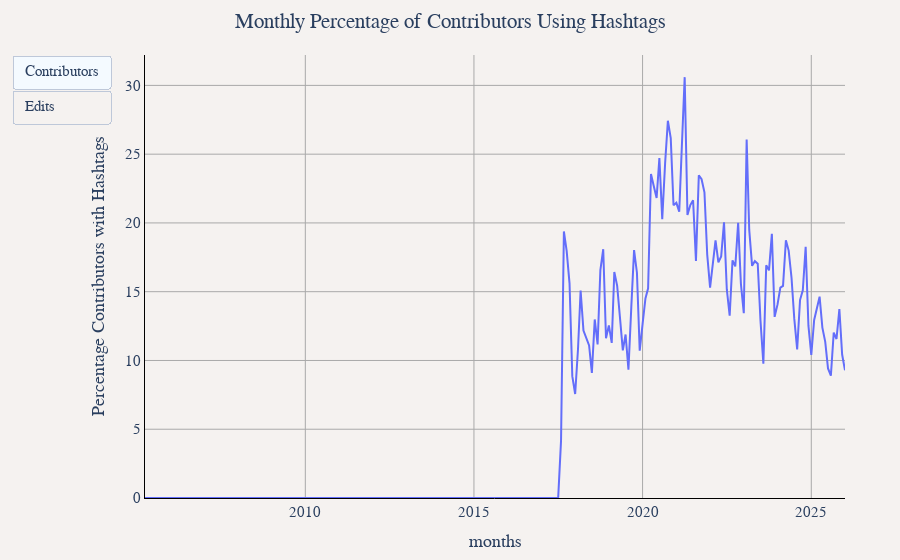

Notebook source saved alongside this figure:
### Markdown cell above
## Monthly Percentage of Edits and Contributors Using Hashtags

### Code cell
df = duckdb.sql("""
WITH monthly_with_hashtags AS (
    SELECT 
        year,
        month,
        CONCAT(year, '-', LPAD(CAST(month as VARCHAR), 2, '0')) as months,
        COUNT(DISTINCT user_name) as contributors_with_hashtags,
        SUM(edit_count) as edits_with_hashtags
    FROM '../changeset_data/year=*/month=*/*.parquet'
    WHERE hashtags IS NOT NULL
    GROUP BY year, month
),
monthly_total AS (
    SELECT 
        year,
        month,
        CONCAT(year, '-', LPAD(CAST(month as VARCHAR), 2, '0')) as months,
        COUNT(DISTINCT user_name) as total_contributors,
        SUM(edit_count) as total_edits
    FROM '../changeset_data/year=*/month=*/*.parquet'
    GROUP BY year, month
)
SELECT 
    mt.months,
    COALESCE(ROUND((mwh.contributors_with_hashtags * 100.0) / mt.total_contributors, 2), 0) as 'Percentage Contributors with Hashtags',
    COALESCE(ROUND((mwh.edits_with_hashtags * 100.0) / mt.total_edits, 2), 0) as 'Percentage Edits with Hashtags'
FROM monthly_total mt
LEFT JOIN monthly_with_hashtags mwh ON mt.year = mwh.year AND mt.month = mwh.month
ORDER BY mt.year, mt.month
""").df()

util.show_figure(
    [
        util.FigureConfig(
            title="Monthly Percentage of Contributors Using Hashtags",
            label="Contributors",
            x_col="months",
            y_col="Percentage Contributors with Hashtags",
            y_unit_hover_template="%",
            query_or_df=df,
        ),
        util.FigureConfig(
            title="Monthly Percentage of Edits Using Hashtags",
            label="Edits",
            x_col="months",
            y_col="Percentage Edits with Hashtags",
            y_unit_hover_template="%",
            query_or_df=df,
        ),
    ]
)

### Figure 1 — Plotly figure (JSON) as saved in the notebook; plotly's stock layout.template omitted (floating-point values rounded to 4 significant figures; data arrays with more than 128 entries replaced by an {"elided": "..."} marker saying what was removed)
{"data": [{"hovertemplate": "Percentage Contributors with Hashtags<br>%{x}<br>%{y:,} %<extra></extra>", "name": "Percentage Contributors with Hashtags", "type": "scatter", "visible": true, "x": {"elided": "250 str values"}, "y": {"elided": "250 float values"}}, {"hovertemplate": "Percentage Contributors with Hashtags<br>%{x}<br>%{y:,} %<extra></extra>", "name": "Percentage Contributors with Hashtags", "type": "scatter", "visible": false, "x": {"elided": "250 str values"}, "y": {"elided": "250 float values"}}], "layout": {"barmode": "stack", "font": {"family": "Times", "size": 15}, "margin": {"b": 55, "l": 55, "r": 55, "t": 55}, "paper_bgcolor": "#f5f2f0", "plot_bgcolor": "#f5f2f0", "title": {"text": "Monthly Percentage of Contributors Using Hashtags", "x": 0.5}, "updatemenus": [{"buttons": [{"args": [{"visible": [true, false]}, {"title.text": "Monthly Percentage of Contributors Using Hashtags", "xaxis.title.text": "months", "yaxis.title.text": "Percentage Contributors with Hashtags"}], "label": "Contributors", "method": "update"}, {"args": [{"visible": [false, true]}, {"title.text": "Monthly Percentage of Edits Using Hashtags", "xaxis.title.text": "months", "yaxis.title.text": "Percentage Edits with Hashtags"}], "label": "Edits", "method": "update"}], "type": "buttons"}], "xaxis": {"gridcolor": "darkgray", "linecolor": "black", "showgrid": true, "tickcolor": "black", "title": {"text": "months"}, "zerolinecolor": "darkgray"}, "yaxis": {"gridcolor": "darkgray", "linecolor": "black", "rangemode": "tozero", "showgrid": true, "tickcolor": "black", "title": {"text": "Percentage Contributors with Hashtags"}, "zerolinecolor": "darkgray"}}}
